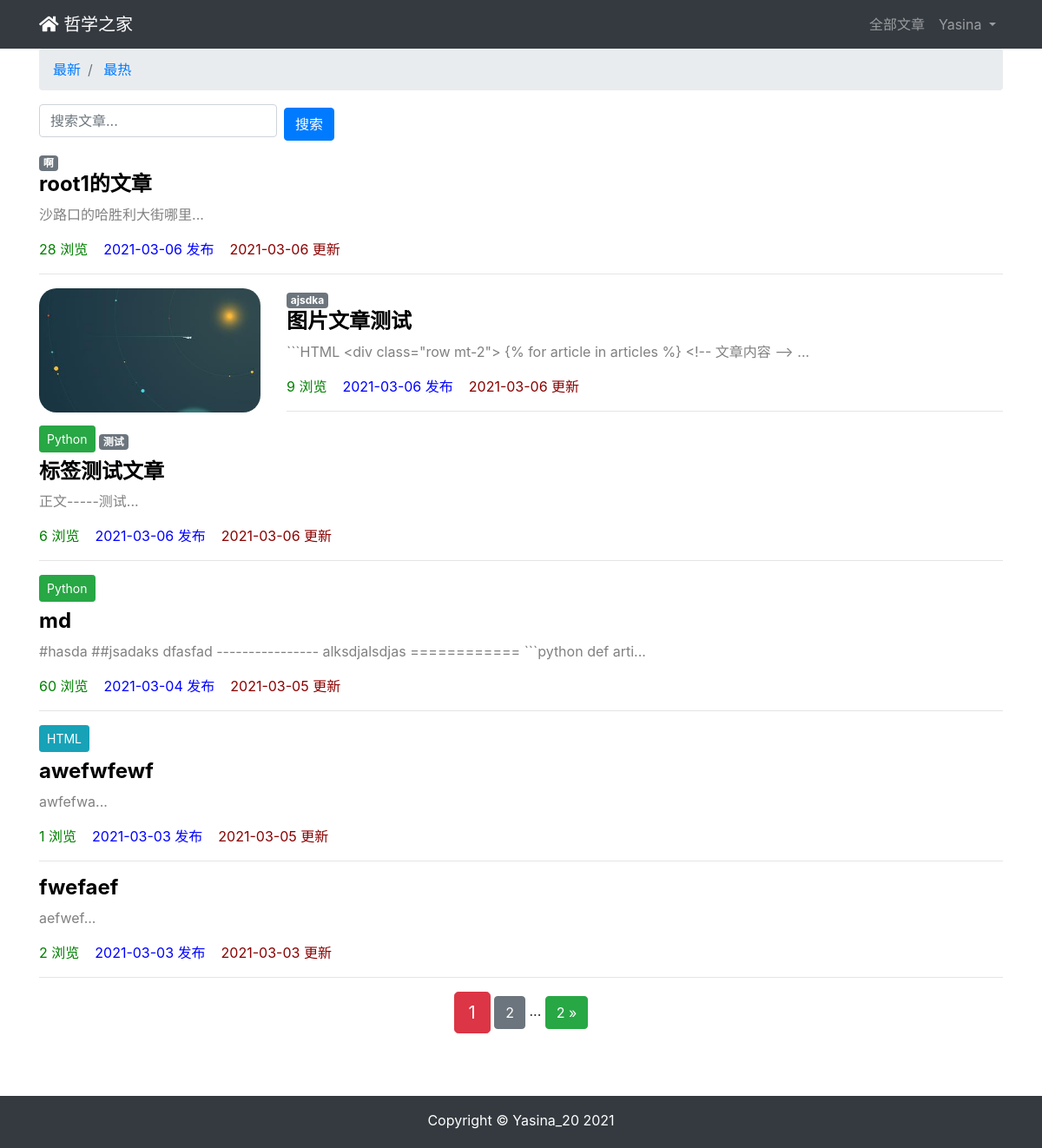
Screenshot of / (signed in) with the database file from the repository.
### app01/models.py (models this page shows, shortened)
class ArticlePost(models.Model):
    author = models.ForeignKey(User, on_delete=models.CASCADE)
    title = models.CharField(max_length=100)
    avatar = models.ImageField(upload_to='article/%Y%m%d', blank=True)
    body = models.TextField()  # 保存大量文本用TextField
    created = models.DateTimeField(default=timezone.now)
    updated = models.DateTimeField(auto_now=True)
    total_views = models.PositiveIntegerField(default=0)
    tags = TaggableManager(blank=True)
    column = models.ForeignKey(
        ArticleColumn,
        null=True,
        blank=True,
        on_delete=models.CASCADE,
        related_name='article'
    )
    class Meta:
        ordering = ('-created',)

class ArticleColumn(models.Model):
    title = models.CharField(max_length=100, blank=True)
    created = models.DateTimeField(default=timezone.now)
    def __str__(self):
        return self.title

### app01/views.py (the view)
# urls.py: path('', views.article_list, name='index'),
def article_list(request):
    search = request.GET.get('search')
    order = request.GET.get('order')
    column = request.GET.get('column')
    tag = request.GET.get('tags')
    articles = ArticlePost.objects.all()
    if search:
        articles = articles.filter(
            Q(title__icontains=search) |
            Q(body__icontains=search)
        )
    else:
        search = ''
    if column is not None and column.isdigit():
        articles = articles.filter(column=column)
    if tag and tag != 'None':
        articles = articles.filter(tags__name__in=[tag])
    if order == 'total_views':
        articles = articles.order_by('-total_views')
    paginator = Paginator(articles, 6)
    page = request.GET.get('page')
    articles = paginator.get_page(page)
    context = {'articles': articles,
               'order': order,
               'search': search,
               'tag': tag,
               }
    return render(request, 'article/list.html', context)

### templates/article/list.html (shortened to what this page needs)
{% extends "base.html" %}
{% load static %}
{% block content %}
<div class="container">
    <nav aria-label="breadcrumb">
        <ol class="breadcrumb">
            <li class="breadcrumb-item">
            <a href="{% url 'app01:article_list' %}?search={{ search }}">
                最新</a>
            </li>
             <li class="breadcrumb-item">
            <a href="{% url 'app01:article_list' %}?order=total_views&search={{ search }}">
                最热</a>
             </li>
        </ol>
    </nav>
    <div class="row">
        <div class="col-auto mr-auto">
            <form class="form-inline" >
                <input type="text"
                    class="form-control mb-2 mr-sm-2"
                    name="search"
                    placeholder="搜索文章..."
                >
                <input type="submit" value="搜索" class="btn btn-primary">
            </form>
        </div>
    </div>
    <div class="row mt-2">
        {% for article in articles %}
            {% if article.avatar %}
                <div class="col-3">
                    <img src="{{ article.avatar.url }}" alt="avatar" style="max-width:100%; border-radius: 20px">
                </div>
                <div class="col-9">
            {% else %}
                <div class="col-12">
            {% endif %}
                {% if article.column %}
                    <button type="button"
                        class="btn btn-sm mb-2
                            {% if article.column.title == 'Python' %}
                                btn-success
                            {% elif article.column.title == 'JAVA' %}
                                btn-primary
                            {% elif article.column.title == 'HTML' %}
                                btn-info
                            {% endif %}
                        ">
                        {{ article.column }}
                    </button>
                {% endif %}
                <span>
                    {% for tag in article.tags.all %}
                    <a href="{% url 'article:article_list' %}?tags={{ tag }}" class="badge badge-secondary">{{ tag }}</a>
                    {% endfor %}
                </span>
                <h4>
                    <b>
                        <a href="{% url 'article:article_detail' article.id %}" style="color: black;">
                            {{ article.title }}</a>
                    </b>
                </h4>
                <p style="color: gray;">
                    {{ article.body|slice:'100' }}...
                </p>
                <p>
                    <span style="color: green;">
                        {{ article.total_views }} 浏览&nbsp;&nbsp;&nbsp;
                    </span>
                    <span style="color: blue;">
                        {{ article.created|date:'Y-m-d' }} 发布&nbsp;&nbsp;&nbsp;
                    </span>
                    <span style="color: darkred;">
                        {{ article.updated|date:'Y-m-d' }} 更新
                    </span>
                </p><hr style="width: 100%;"/>
            </div>
        {% endfor %}
    </div>
    <div class="pagination row">
        <div class="m-auto">
            <span class="step-links">
                <span class="current btn btn-danger btn-lg">
                    {{ articles.number }}
                </span>
                {% if articles.has_next %}
                    <a href="?page={{ articles.next_page_number }}&order={{ order }}&search={{ search }}&tag={{ tag }}" class="btn btn-secondary">
                        {{ articles.next_page_number }}
                    </a>
                    <span>...</span>
                    <a href="?page={{ articles.paginator.num_pages }}&order={{ order }}&search={{ search }}&tag={{ tag }}" class="btn btn-success">
                        {{ articles.paginator.num_pages }} &raquo;
                    </a>
                {% endif %}
            </span>
        </div>
    </div>
</div>
{% endblock content %}

### templates/header.html (shortened to what this page needs)
<nav class="navbar navbar-expand-lg navbar-dark bg-dark">
    <div class="container">
    <a class="navbar-brand" href="#">
        <i class="fas fa-home"></i>
        哲学之家
    </a>
    <div>
      <ul class="navbar-nav">
        <li class="nav-item">
           <a class="nav-link" href="{% url 'app01:article_list' %}">全部文章</a>
        </li>
        {% if user.is_authenticated %}
        <li class="nav-item dropdown">
            <a class="nav-link dropdown-toggle" href="#" id="navbarDropdown" role="button" data-toggle="dropdown" aria-haspopup="true" aria-expanded="false">
              {{ user.username }}
            </a>
        </li>
        {% else %}
        <li class="nav-item">
            <a class="nav-link" href="/accounts/login/">登录</a>
        </li>
        {% endif %}
      </ul>
    </div>
  </div>
</nav>

### templates/base.html (style rules this page uses)
html, body { height: 100%; margin: 0; }

### rows the page displays
ArticlePost: title "root1的文章", body "沙路口的哈胜利大街哪里", total_views "28", created "2021-03-06", updated "2021-03-06"
Tag: name "啊"
ArticlePost: avatar (picture), title "图片文章测试", body "```HTML <div class=\"row mt-2\"> {% for article in articles %} <!-- 文章内容 -->", total_views "9", created "2021-03-06", updated "2021-03-06"
Tag: name "ajsdka"
ArticlePost: column "Python", title "标签测试文章", body "正文-----测试", total_views "6", created "2021-03-06", updated "2021-03-06"
Tag: name "测试"
ArticlePost: column "Python", title "md", body "#hasda ##jsadaks dfasfad ---------------- alksdjalsdjas ============ ```python def arti", total_views "60", created "2021-03-04", updated "2021-03-05"
ArticlePost: column "HTML", title "awefwfewf", body "awfefwa", total_views "1", created "2021-03-03", updated "2021-03-05"
ArticlePost: title "fwefaef", body "aefwef", total_views "2", created "2021-03-03", updated "2021-03-03"

### other values shown
{{ user.username }} "Yasina"
{{ articles.number }} "1"
{{ articles.next_page_number }} "2"
{{ articles.paginator.num_pages }} "2"
